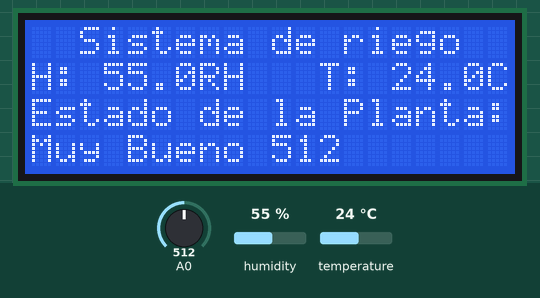
Simulated run of this program. Board: Arduino Nano, built with avr-gcc and run on an emulated ATmega328P. On the bench: 20×4 character LCD. Inputs (shaded band) come from the test bench; at power-on: A0 = 512, humidity 55 %, temperature 24 °C. What the program prints to the serial monitor is not drawn.

Above: at 5.8 s.
5.9 s: A0 set to 104
At 10.5 s:
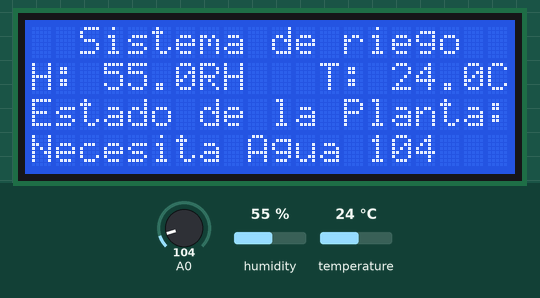
10.8 s: A0 set to 93
At 13.9 s:
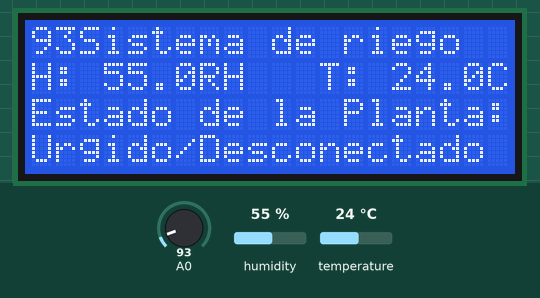
15.0 s: A0 set to 306
At 18.0 s:
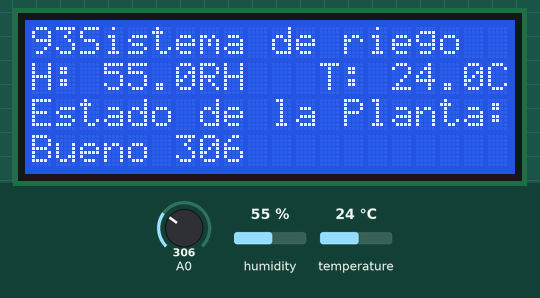
19.1 s: A0 set to 659
At 22.9 s:
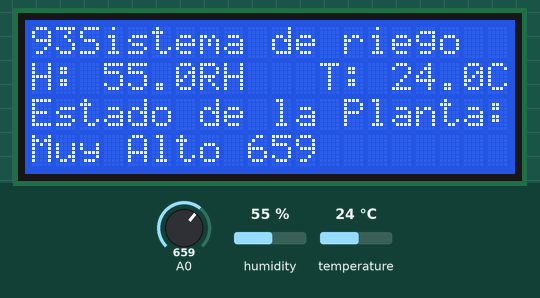
23.3 s: humidity set to 22 %
At 24.8 s:
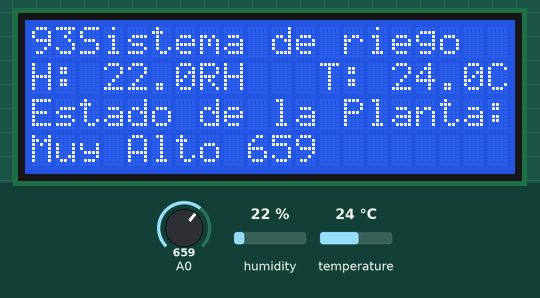
26.1 s: temperature set to 12 °C
At 28.7 s:
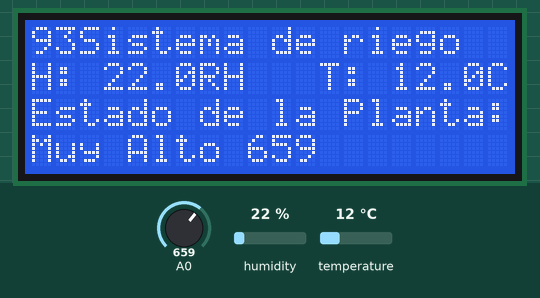
Timing chart, 0 to 30.2 s (numbered marks = the images above; inputs shaded):
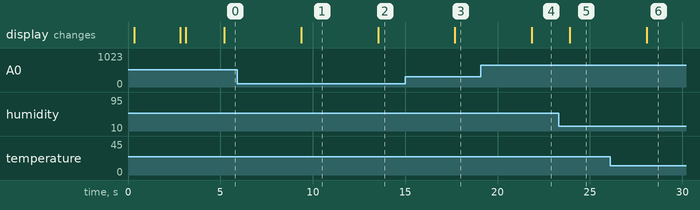

Measured:
- the behaviour switches between 100 and 99 on A0 (found by bisection; images 1 and 2)
- after the input at 5.9 s, the display: changes after 3.5 s (image 1)
- after the input at 10.8 s, the display: changes after 2.7 s (image 2)
- after the input at 15.0 s, the display: changes after 2.7 s (image 3)
- after the input at 19.1 s, the display: changes after 2.7 s (image 4)
- after the input at 23.3 s, the display: changes after 0.62 s (image 5)
- after the input at 26.1 s, the display: changes after 2.0 s (image 6)

The program:

main.cpp
```cpp
#include <Wire.h> // Comes with Arduino IDE

#include <LiquidCrystal_I2C.h>
#include "DHT.h"

LiquidCrystal_I2C lcd(0x3F, 2, 1, 0, 4, 5, 6, 7, 3, POSITIVE);
DHT dht;

const int noWater = 99;    // sensor minimum
const int exWater = 650; // sensor maximum
//const int gdWater = 400-650;
//const int okWater = 300-400;
//const int ndWater = 100-300;

void setup()
{
    Serial.begin(9600);

    lcd.begin(20, 4);
    dht.setup(2);


        lcd.backlight();
        delay(250);
        lcd.setCursor(2, 1);
        lcd.print("Sistema de riego");
        lcd.setCursor(6, 2);
        lcd.print("Andrew M");
        delay(2500);
        lcd.noBacklight();
        delay(250);

    lcd.backlight(); // finish with backlight on
    lcd.setCursor(2, 1);
        lcd.print("                 ");
        lcd.setCursor(6, 2);
        lcd.print("        ");
    lcd.setCursor(2, 0); //Start at character 0 on line 0
    lcd.print("Sistema de riego");

} /*--(end setup )---*/

void loop() /*----( LOOP: RUNS CONSTANTLY )----*/
{

    int sensorReading = analogRead(A0);


    delay(dht.getMinimumSamplingPeriod());

    float humidity = dht.getHumidity();
    float temperature = dht.getTemperature();

    lcd.setCursor(0, 1);
    lcd.print(String("H: ") + String(humidity, 1) + String("RH") + String("   T: ") + String(temperature, 1) + String("C"));
    lcd.setCursor(0, 2);
    lcd.print("Estado de la Planta:");


    Serial.print(dht.getStatusString());
    Serial.print("\t");
    Serial.print(humidity, 1);
    Serial.print("\t\t");
    Serial.print(temperature, 1);
    Serial.print("\t\t");
    Serial.println(dht.toFahrenheit(temperature), 1);

    if (sensorReading <= noWater){

        lcd.setCursor(0, 3);
        lcd.print("                    ");
        lcd.setCursor(0, 3);
        lcd.print(String("Urgido/Desconectado ") + String(sensorReading));
        Serial.println("Rain Warning");}
    else if (sensorReading >= exWater){

        lcd.setCursor(0, 3);
        lcd.print("                    ");
        lcd.setCursor(0, 3);
        lcd.print(String("Muy Alto ") + String(sensorReading));
    }
        else if (sensorReading >= 400 && sensorReading <= 649){

            lcd.setCursor(0, 3);
            lcd.print("                    ");
            lcd.setCursor(0, 3);
            lcd.print(String("Muy Bueno ") + String(sensorReading));
        }
    else if (sensorReading >= 300 && sensorReading <= 399){

            lcd.setCursor(0, 3);
            lcd.print("                    ");
            lcd.setCursor(0, 3);
            lcd.print(String("Bueno ") + String(sensorReading));
        }
        else if (sensorReading >= 100 && sensorReading <= 299){

            lcd.setCursor(0, 3);
            lcd.print("                    ");
            lcd.setCursor(0, 3);
            lcd.print(String("Necesita Agua ") + String(sensorReading));
        }


}
```
